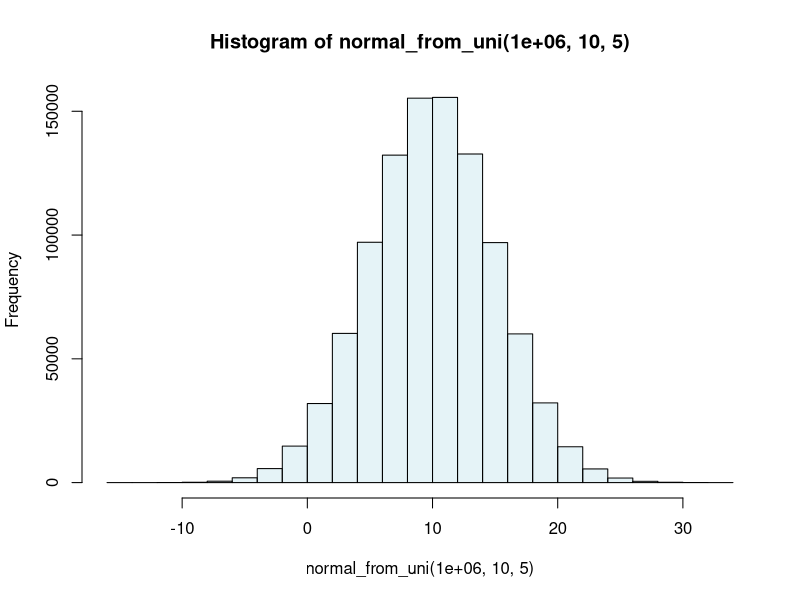
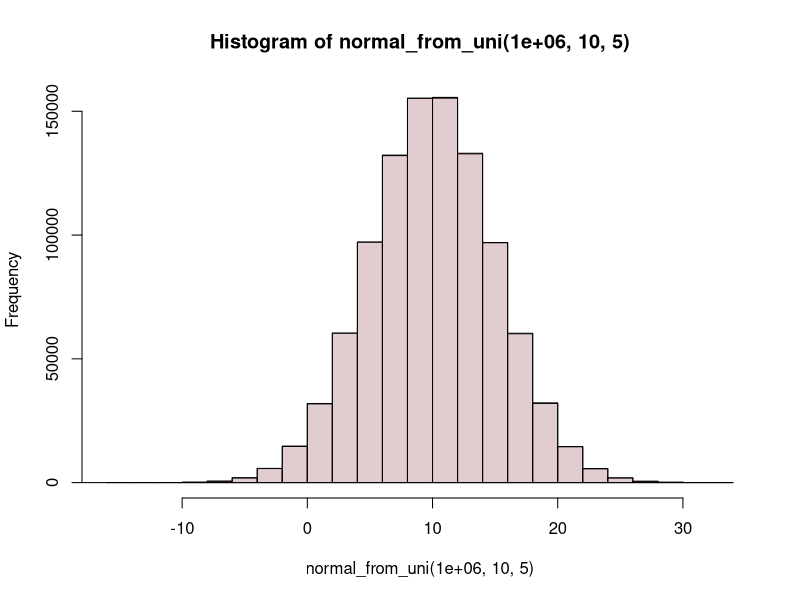

R code for these plots, in order:
## ---- chunk 1

normal_from_uni<- function(n,mu,sd){
  
  
if (n < 0 || n %% floor(n) != 0) {
stop("n must be a non-nagative integer")
}      
  
if ((n %% 2) == 0){
  
n_unifs <- runif(n,0,1)

rs <- sqrt(-2*log(1- n_unifs[1:(n/2)])) 
thetas <- 2*pi*n_unifs[(n/2+1):n]

y1s <- rs * cos(thetas)
y2s <- rs * sin(thetas)
}else{
n_unifs <- runif(n+1,0,1)

rs <- sqrt(-2*log(1- n_unifs[1:((n+1)/2)])) 
thetas <- 2*pi*n_unifs[((n+1)/2+1):(n+1)]

y1s <- rs * cos(thetas)
y2s <- rs[1:((n-1)/2)] * sin(thetas[1:((n-1)/2)])  
  
} 

  
ys <- c(y1s,y2s)

mu + ys*sd

}

## ---- chunk 2

c1 <- rgb(173,216,230,max = 255, alpha = 80, names = "lt.blue")
c2 <- rgb(255,192,203, max = 255, alpha = 80, names = "lt.pink")


plot(hist(normal_from_uni(1000000, 10, 5), col = c1))
hist(rnorm(1000000,10,5), col = c2, add = TRUE)
